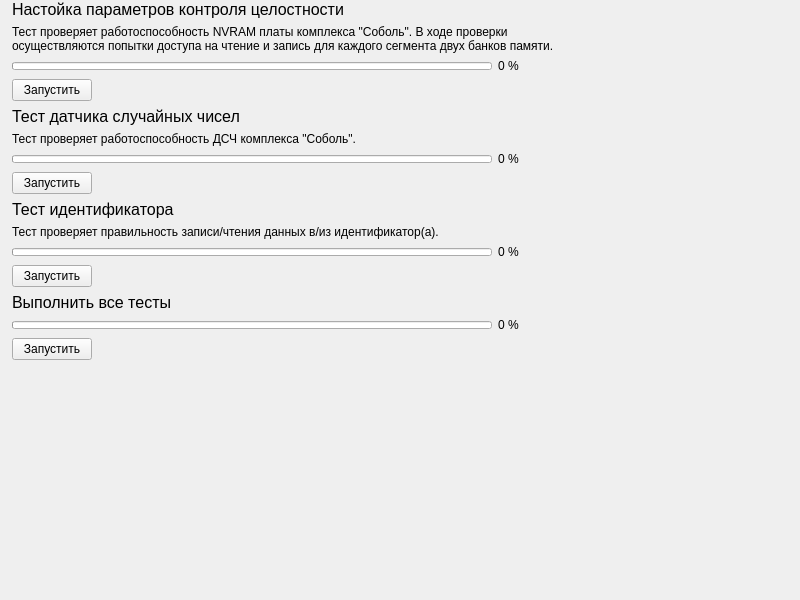
<?xml version="1.0" encoding="UTF-8"?>
<ui version="4.0">
 <class>Form</class>
 <widget class="QWidget" name="Form">
  <property name="geometry">
   <rect>
    <x>0</x>
    <y>0</y>
    <width>800</width>
    <height>600</height>
   </rect>
  </property>
  <property name="windowTitle">
   <string>Form</string>
  </property>
  <layout class="QVBoxLayout" name="verticalLayout_2">
   <property name="leftMargin">
    <number>0</number>
   </property>
   <property name="topMargin">
    <number>0</number>
   </property>
   <property name="rightMargin">
    <number>0</number>
   </property>
   <property name="bottomMargin">
    <number>0</number>
   </property>
   <item>
    <layout class="QVBoxLayout" name="verticalLayout">
     <property name="leftMargin">
      <number>12</number>
     </property>
     <item>
      <widget class="QLabel" name="label_1">
       <property name="font">
        <font>
         <pointsize>12</pointsize>
        </font>
       </property>
       <property name="text">
        <string>Настойка параметров контроля целостности</string>
       </property>
      </widget>
     </item>
     <item>
      <widget class="QLabel" name="label_4">
       <property name="text">
        <string>Тест проверяет работоспособность NVRAM платы комплекса &quot;Соболь&quot;. В ходе проверки
осуществляются попытки доступа на чтение и запись для каждого сегмента двух банков памяти.</string>
       </property>
      </widget>
     </item>
     <item>
      <layout class="QHBoxLayout" name="horizontalLayout_4">
       <item>
        <widget class="QProgressBar" name="integrity_test_progress_bar">
         <property name="sizePolicy">
          <sizepolicy hsizetype="Fixed" vsizetype="Fixed">
           <horstretch>0</horstretch>
           <verstretch>0</verstretch>
          </sizepolicy>
         </property>
         <property name="minimumSize">
          <size>
           <width>480</width>
           <height>0</height>
          </size>
         </property>
         <property name="maximumSize">
          <size>
           <width>16777215</width>
           <height>8</height>
          </size>
         </property>
         <property name="value">
          <number>0</number>
         </property>
         <property name="textVisible">
          <bool>false</bool>
         </property>
        </widget>
       </item>
       <item>
        <widget class="QLabel" name="integrity_test_label">
         <property name="text">
          <string>0 %</string>
         </property>
        </widget>
       </item>
      </layout>
     </item>
     <item>
      <widget class="QPushButton" name="integrity_test_push_button">
       <property name="sizePolicy">
        <sizepolicy hsizetype="Fixed" vsizetype="Fixed">
         <horstretch>0</horstretch>
         <verstretch>0</verstretch>
        </sizepolicy>
       </property>
       <property name="text">
        <string>Запустить</string>
       </property>
      </widget>
     </item>
     <item>
      <widget class="QLabel" name="label_10">
       <property name="font">
        <font>
         <pointsize>12</pointsize>
        </font>
       </property>
       <property name="text">
        <string>Тест датчика случайных чисел</string>
       </property>
      </widget>
     </item>
     <item>
      <widget class="QLabel" name="label_2">
       <property name="text">
        <string>Тест проверяет работоспособность ДСЧ комплекса &quot;Соболь&quot;.</string>
       </property>
      </widget>
     </item>
     <item>
      <layout class="QHBoxLayout" name="horizontalLayout_3">
       <item>
        <widget class="QProgressBar" name="rnd_test_progress_bar">
         <property name="sizePolicy">
          <sizepolicy hsizetype="Fixed" vsizetype="Fixed">
           <horstretch>0</horstretch>
           <verstretch>0</verstretch>
          </sizepolicy>
         </property>
         <property name="minimumSize">
          <size>
           <width>480</width>
           <height>0</height>
          </size>
         </property>
         <property name="maximumSize">
          <size>
           <width>16777215</width>
           <height>8</height>
          </size>
         </property>
         <property name="value">
          <number>0</number>
         </property>
         <property name="textVisible">
          <bool>false</bool>
         </property>
        </widget>
       </item>
       <item>
        <widget class="QLabel" name="rnd_test_label">
         <property name="text">
          <string>0 %</string>
         </property>
        </widget>
       </item>
      </layout>
     </item>
     <item>
      <widget class="QPushButton" name="rnd_test_push_button">
       <property name="sizePolicy">
        <sizepolicy hsizetype="Fixed" vsizetype="Fixed">
         <horstretch>0</horstretch>
         <verstretch>0</verstretch>
        </sizepolicy>
       </property>
       <property name="text">
        <string>Запустить</string>
       </property>
      </widget>
     </item>
     <item>
      <widget class="QLabel" name="label_11">
       <property name="font">
        <font>
         <pointsize>12</pointsize>
        </font>
       </property>
       <property name="text">
        <string>Тест идентификатора</string>
       </property>
      </widget>
     </item>
     <item>
      <widget class="QLabel" name="label_3">
       <property name="text">
        <string>Тест проверяет правильность записи/чтения данных в/из идентификатор(а).</string>
       </property>
      </widget>
     </item>
     <item>
      <layout class="QHBoxLayout" name="horizontalLayout_2">
       <item>
        <widget class="QProgressBar" name="id_tets_progress_bar">
         <property name="sizePolicy">
          <sizepolicy hsizetype="Fixed" vsizetype="Fixed">
           <horstretch>0</horstretch>
           <verstretch>0</verstretch>
          </sizepolicy>
         </property>
         <property name="minimumSize">
          <size>
           <width>480</width>
           <height>0</height>
          </size>
         </property>
         <property name="maximumSize">
          <size>
           <width>16777215</width>
           <height>8</height>
          </size>
         </property>
         <property name="value">
          <number>0</number>
         </property>
         <property name="textVisible">
          <bool>false</bool>
         </property>
        </widget>
       </item>
       <item>
        <widget class="QLabel" name="id_test_label">
         <property name="text">
          <string>0 %</string>
         </property>
        </widget>
       </item>
      </layout>
     </item>
     <item>
      <widget class="QPushButton" name="id_test_push_button">
       <property name="sizePolicy">
        <sizepolicy hsizetype="Fixed" vsizetype="Fixed">
         <horstretch>0</horstretch>
         <verstretch>0</verstretch>
        </sizepolicy>
       </property>
       <property name="text">
        <string>Запустить</string>
       </property>
      </widget>
     </item>
     <item>
      <widget class="QLabel" name="label_12">
       <property name="font">
        <font>
         <pointsize>12</pointsize>
        </font>
       </property>
       <property name="text">
        <string>Выполнить все тесты</string>
       </property>
      </widget>
     </item>
     <item>
      <layout class="QHBoxLayout" name="horizontalLayout">
       <item>
        <widget class="QProgressBar" name="all_tests_progress_bar">
         <property name="sizePolicy">
          <sizepolicy hsizetype="Fixed" vsizetype="Fixed">
           <horstretch>0</horstretch>
           <verstretch>0</verstretch>
          </sizepolicy>
         </property>
         <property name="minimumSize">
          <size>
           <width>480</width>
           <height>0</height>
          </size>
         </property>
         <property name="maximumSize">
          <size>
           <width>16777215</width>
           <height>8</height>
          </size>
         </property>
         <property name="value">
          <number>0</number>
         </property>
         <property name="textVisible">
          <bool>false</bool>
         </property>
        </widget>
       </item>
       <item>
        <widget class="QLabel" name="all_tests_label">
         <property name="text">
          <string>0 %</string>
         </property>
        </widget>
       </item>
      </layout>
     </item>
     <item>
      <widget class="QPushButton" name="all_tests_push_button">
       <property name="sizePolicy">
        <sizepolicy hsizetype="Fixed" vsizetype="Fixed">
         <horstretch>0</horstretch>
         <verstretch>0</verstretch>
        </sizepolicy>
       </property>
       <property name="text">
        <string>Запустить</string>
       </property>
      </widget>
     </item>
    </layout>
   </item>
   <item>
    <spacer name="verticalSpacer">
     <property name="orientation">
      <enum>Qt::Vertical</enum>
     </property>
     <property name="sizeHint" stdset="0">
      <size>
       <width>20</width>
       <height>142</height>
      </size>
     </property>
    </spacer>
   </item>
  </layout>
 </widget>
 <resources/>
 <connections/>
</ui>
